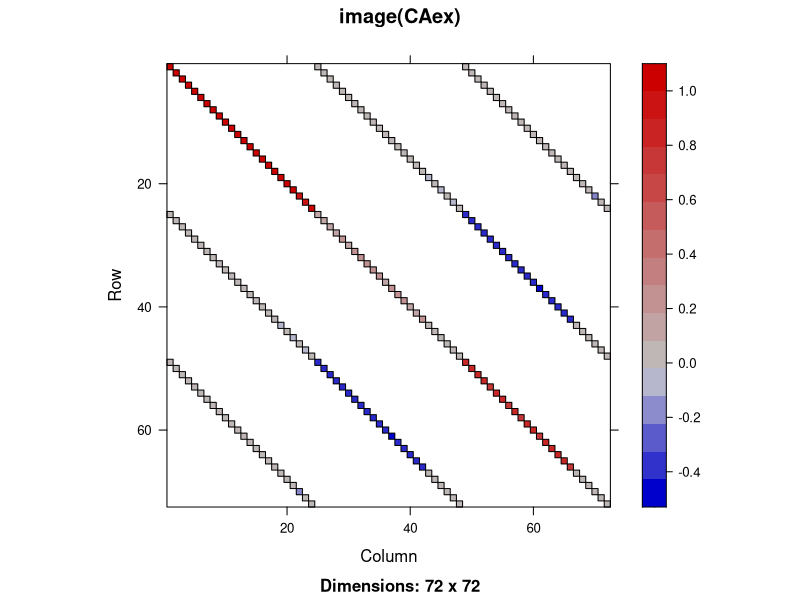
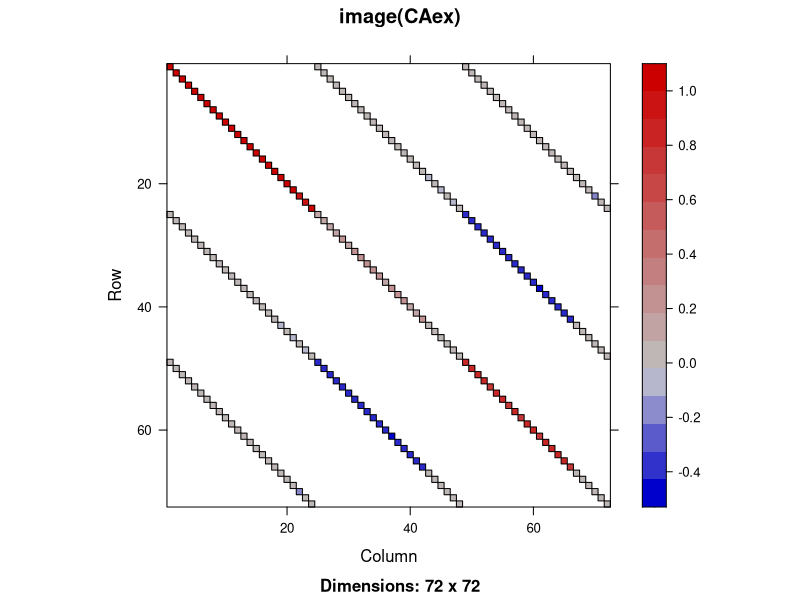
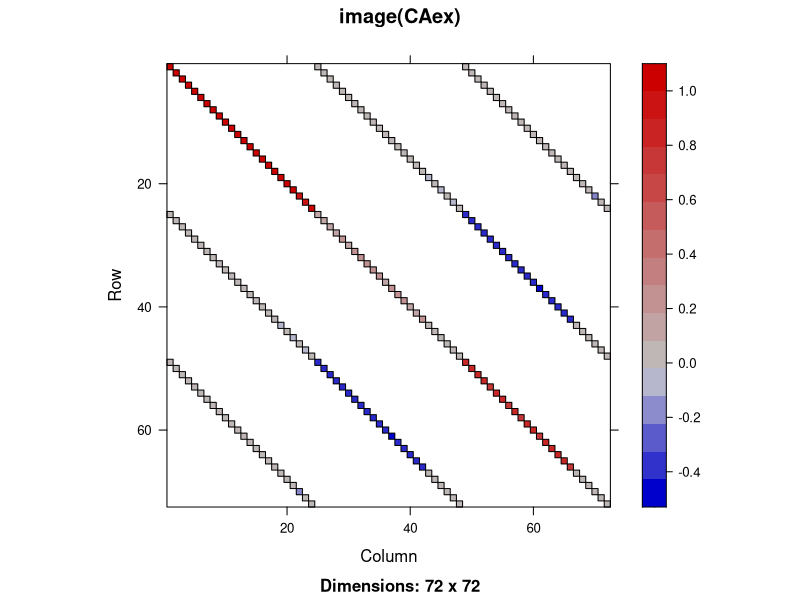
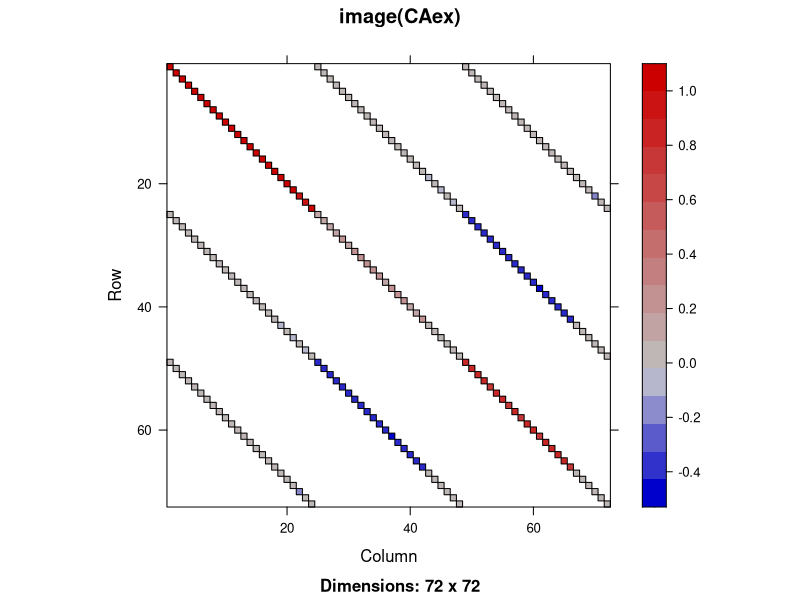
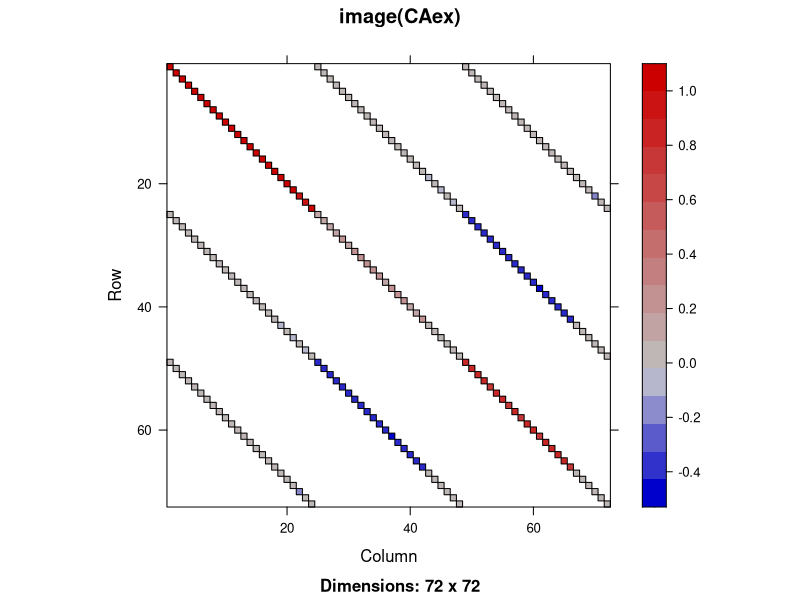
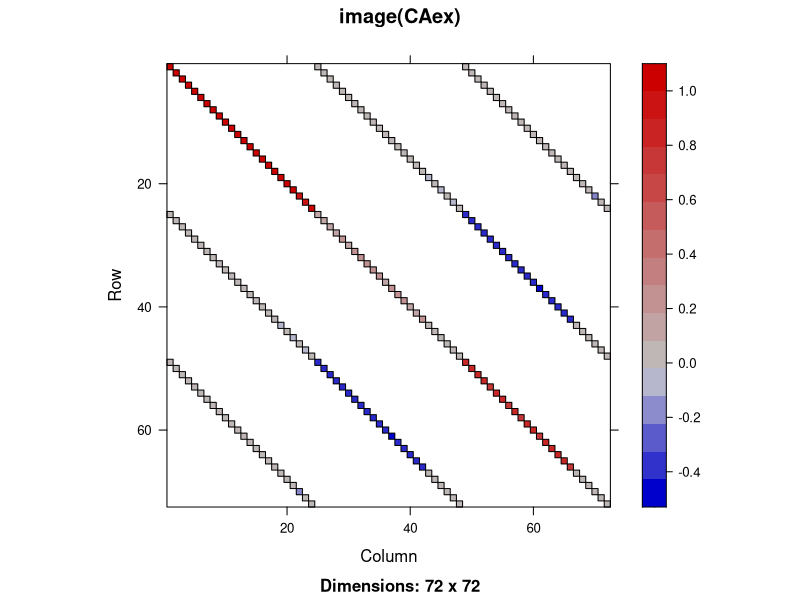
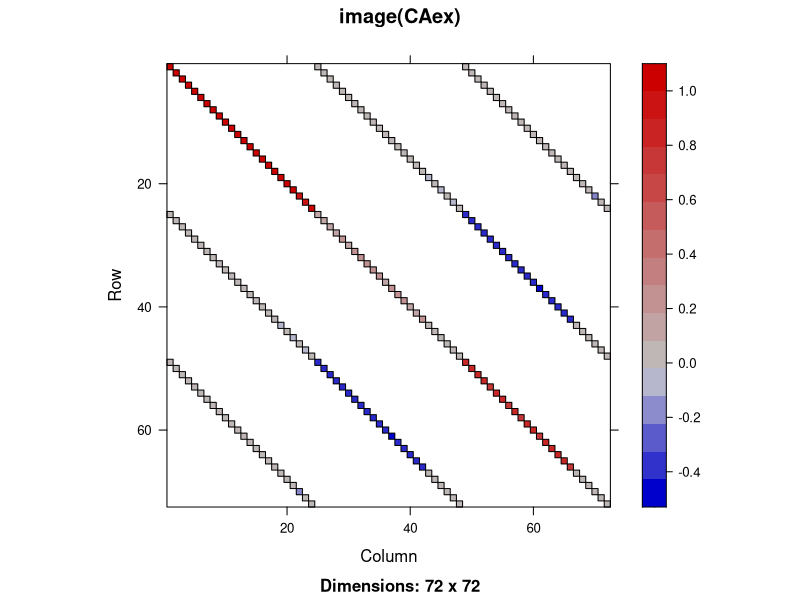
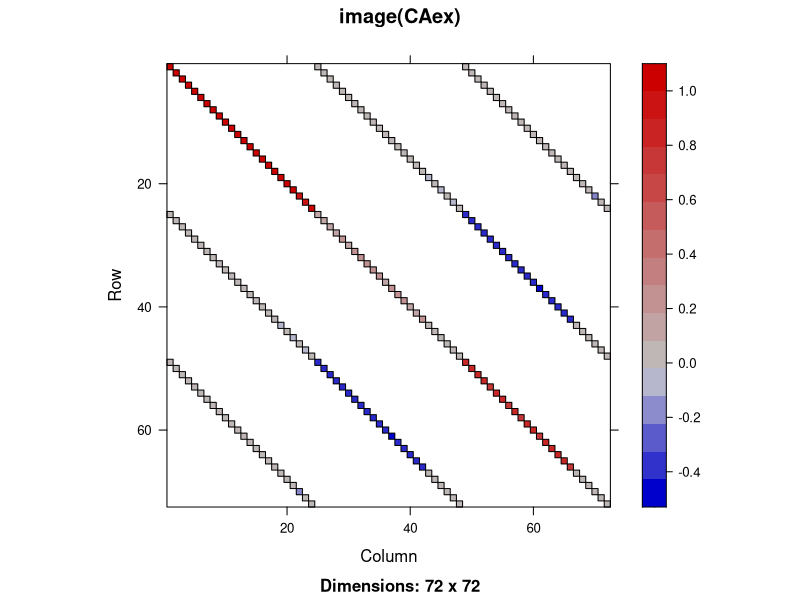

Reproduce these figures in R, in order.
..my_profile.. <- function () {
    for(i in 1:500) {
    ### R code from vignette source 'Intro2Matrix.Rnw'

###################################################
### code chunk number 1: preliminaries
###################################################
options(width=75)
library(utils) # for R_DEFAULT_PACKAGES=NULL


###################################################
### code chunk number 2: ex1
###################################################
library(Matrix)

M <- Matrix(10 + 1:28, 4, 7)
M
tM <- t(M)


###################################################
### code chunk number 3: ex2
###################################################
(M2 <- cbind(-1, M))
M[2, 1]
M[4, ]


###################################################
### code chunk number 4: set0
###################################################
M2[, c(2,4:6)] <- 0
M2[2, ] <- 0
M2 <- rbind(0, M2, 0)
M2[1:2,2] <- M2[3,4:5] <- NA


###################################################
### code chunk number 5: asSparse
###################################################
sM <- as(M2, "sparseMatrix")
10 * sM
identical(sM * 2, sM + sM)
is(sM / 10  +  M2 %/% 2, "sparseMatrix")


###################################################
### code chunk number 6: add1
###################################################
sM + 10


###################################################
### code chunk number 7: Comp1
###################################################
Mg2 <- (sM > 2)
Mg2


###################################################
### code chunk number 8: str_mat
###################################################
str(Mg2)
summary(Mg2)


###################################################
### code chunk number 9: drop0
###################################################
Mg2 <- drop0(Mg2)
str(Mg2@x) # length 13, was 16


###################################################
### code chunk number 10: image
###################################################
data(CAex, package = "Matrix")
print(image(CAex, main = "image(CAex)")) # print(.) needed for Sweave


###################################################
### code chunk number 11: sub_logi
###################################################
sM[sM > 2]
sml <- sM[sM <= 2]
sml


###################################################
### code chunk number 12: Tsparse-class
###################################################
getClass("TsparseMatrix") # (i,j, Dim, Dimnames) slots are common to all
getClass("dgTMatrix")


###################################################
### code chunk number 13: sessionInfo
###################################################
toLatex(sessionInfo())


    }
}

..my_profile..()